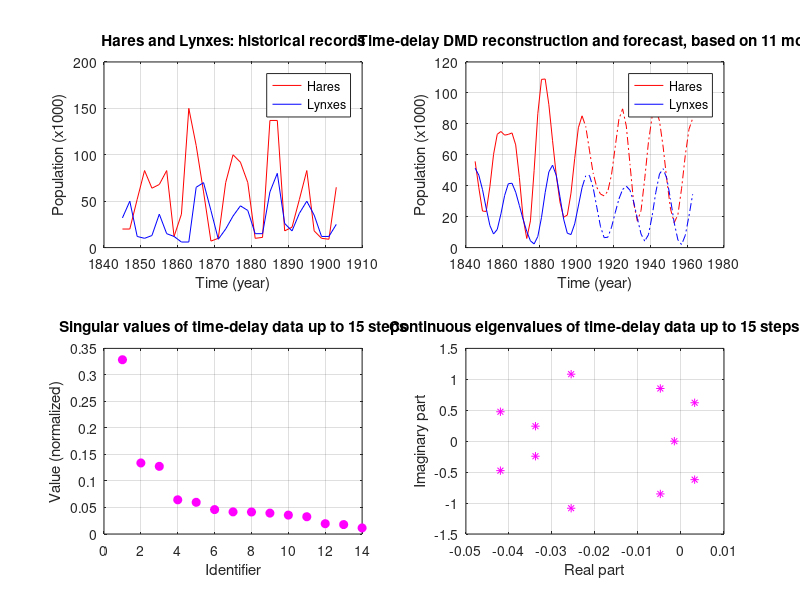

MATLAB code for this plot:
%%%%%%%%%%%%%%%%%%%%%%%%%%%%%%%%%%%%%%%%%%%%%%%%%%%%%%%%%%%%%%%%%%%%%%%%%%
%                                                                        %
% This code developed by M.Brunetti - Politecnico di Milano in partial   % 
% fulfilment of "Modelling from Measurements" course #055461.            %
%                                                                        %
%                                                    Milano, June 2020   %
%                                                                        %
%%%%%%%%%%%%%%%%%%%%%%%%%%%%%%%%%%%%%%%%%%%%%%%%%%%%%%%%%%%%%%%%%%%%%%%%%%

%%% DMD reconstruction and forecast in cascade to Time Delay Embedding %%%

%% DATA INITIALIZATION

clear all; close all; clc;

% time base
t1 = 1845;
t2 = 1903;
dt = 2;
t = (t1:dt:t2); % historical time base 
te = (t1:dt:t2+dt*length(t)); % extended time base 
ths = length(t); % reconstruction to forecast threshold

% hare status
xa = [20 20 52 83 64 68 83 12 36 150 110 60 7 10 70];
xb = [100 92 70 10 11 137 137 18 22 52 83 18 10 9 65]; 
x = [xa xb];

% lynx status
ya = [32 50 12 10 13 36 15 12 6 6 65 70 40 9 20];
yb = [34 45 40 15 15 60 80 26 18 37 50 35 12 12 25]; 
y = [ya yb];

% system status
X = [x; y];
[n,m] = size(X); % state dimension (n), number of snapshots (m)

% Hankel matrix
d = 15; % max delay [0..m-1]

H=[];
for i = 1:(d+1)
    H = [H; X(:,i:m-(d+1)+i)]; 
end  
    
%% TDE-DMD ALGORITHM

H1 = H(:,1:end-1); % Hankel matrix (Koopman approximation)
H2 = H(:,2:end); % time shifted Hankel matrix
[U,Sigma,V] = svd(H1, 'econ'); % SVD decomposition

r = 11; % rank-truncation
U_r = U(:,1:r); % reduced left singular vector set
Sigma_r = Sigma(1:r,1:r); % reduced singular value set
V_r = V(:,1:r); % reduced right singular vector set

Atilde = U_r'*H2*V_r/Sigma_r; % DMD linear operator
[W,D] = eig(Atilde); % DMD eigenvalues & vectors
Phi = H2*V_r/Sigma_r*W; % DMD modes (unloaded)
lambda = diag(D); % DMD eigenvalues
omega = log(lambda)/dt; % DMD continuos eigenvalues 
y0 = Phi\H(:,1);  % DMD loadings (initial conditions)
frequencies = imag(omega)/(2*pi); % DMD frequencies (real)

%% TDE-DMD PREDICTION 

% Time-delay DMD reconstruction & forecast
X_modes = zeros(r,length(te)); 
for i = 1:length(te)
    X_modes(:,i) = (y0.*exp(omega*(i-1)));
end
X_dmd = Phi*X_modes;
X2_dmd = X_dmd (1:2,:); 

% Time-delay DMD error L2
error = zeros(1,length(t)); 
for i = 1:dt:length(t)
    error (i) = norm(X2_dmd(:,i)-X(:,i)); 
end

%% RESULTS PLOTTING

subplot(2,2,1);
plot(t,X(1,:),'r',t,X(2,:),'b');
title('Hares and Lynxes: historical records');
xlabel('Time (year)');
ylabel('Population (x1000)');
legend({'Hares','Lynxes'});
grid ON;

subplot(2,2,2);
plot(te(1:ths),real(X2_dmd(1,1:ths)),'r',...
     te(1:ths),real(X2_dmd(2,1:ths)),'b',...
     te(ths:end),real(X2_dmd(1,ths:end)),'r-.',...
     te(ths:end),real(X2_dmd(2,ths:end)),'b-.');
title(['Time-delay DMD reconstruction and forecast, based on '...
       num2str(r) ' modes']);
xlabel('Time (year)');
ylabel('Population (x1000)');
legend({'Hares','Lynxes'});
grid ON;

subplot(2,2,3);
aux = plot(diag(Sigma)/sum(diag(Sigma)),'mo');
set(aux, 'markerfacecolor', get(aux, 'color'));
title(['Singular values of time-delay data up to '...
        num2str(d) ' steps']);
xlabel('Identifier')
ylabel('Value (normalized)')
grid ON;

subplot(2,2,4);
plot(real(omega),imag(omega),'m*');
title(['Continuous eigenvalues of time-delay data up to '...
        num2str(d) ' steps']);
xlabel('Real part');
ylabel('Imaginary part');
grid ON;

%plot(t,error,'m');
%title('Time-delay DMD fitting error');
%xlabel('Time [year]');
%ylabel('Deviation (per snapshot, L2)');
%grid ON;
%grid('minor');












